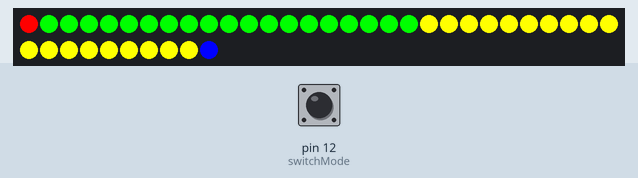
Recording of a sketch running on a simulated Arduino Uno, built with avr-gcc and run on an emulated ATmega328P. On the bench: 40 RGB LEDs in strip order, left to right, continuing on the next row. The inputs (shaded band) are chosen by the test bench; at power-on: pin 12 (switchMode) LOW. Random numbers use the default seed unless the sketch sets one.

Above: at 0.15 s.
At 1.22 s:
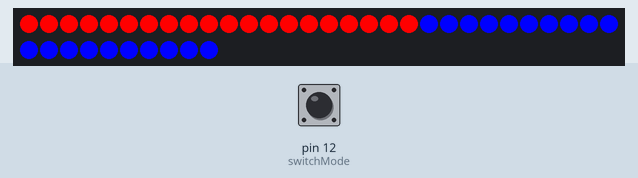
1.3 s: pin 12 (switchMode) pulled HIGH for 0.15 s
Timing chart, 0 to 4.3 s (numbered marks = the images above; inputs shaded):
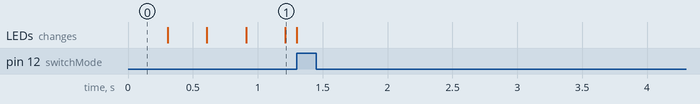

The sketch:

Double-Helix.ino
```cpp
#include <Adafruit_NeoPixel.h>

#define PIN 13
#define NUMPIXELS 40

#define switchMode 12

byte helix[NUMPIXELS / 2];

Adafruit_NeoPixel pixels(NUMPIXELS, PIN, NEO_GRB + NEO_KHZ800);

#define DELAYVAL 1000

void setup() {
  pinMode(switchMode, INPUT);

  fillHelixArray();

  pixels.begin();
  pixels.clear();
}

void loop() {
  if (digitalRead(switchMode) == HIGH) {  //Rainbow Mode
    for (long firstPixelHue = 0; firstPixelHue < 5 * 65536; firstPixelHue += 256) {
      for (int i = 0; i < NUMPIXELS / 2; i++) {
        int pixelHue = firstPixelHue + (i * 65536L / pixels.numPixels());
        pixels.setPixelColor(i, pixels.gamma32(pixels.ColorHSV(pixelHue)));
        pixels.setPixelColor((NUMPIXELS - 1 - i), pixels.gamma32(pixels.ColorHSV(pixelHue)));
      }
    }
  } else if (digitalRead(switchMode) == LOW) {  //DNA Mode
    updateHelixArray();
    parseHelixArray();
  }

  pixels.show();
}

void fillHelixArray () {
  for (int i = 0; i < sizeof(helix); i++) {
    helix[i] = random(0, 3);
  }
}

void updateHelixArray () {
  for (int i = 0; i < (sizeof(helix) - 1); i++) {
    helix[(i + 1)] = helix[i];
  }

  helix[0] = random(0, 3);
}

void parseHelixArray () {
  for (int i = 0; i < sizeof(helix); i++) {
    if (helix[i] == 0) {
      pixels.setPixelColor(i, 255, 0, 0);
      pixels.setPixelColor((NUMPIXELS - 1 - i), 0, 0, 255);
    } else if (helix[i] == 1) {
      pixels.setPixelColor(i, 0, 255, 0);
      pixels.setPixelColor((NUMPIXELS - 1 - i), 255, 255, 0);
    } else if (helix[i] == 2) {
      pixels.setPixelColor(i, 0, 0, 255);
      pixels.setPixelColor((NUMPIXELS - 1 - i), 255, 0, 0);
    } else if (helix[i] == 3) {
      pixels.setPixelColor(i, 255, 255, 0);
      pixels.setPixelColor((NUMPIXELS - 1 - i), 0, 255, 0);
    }
  }
}
```
